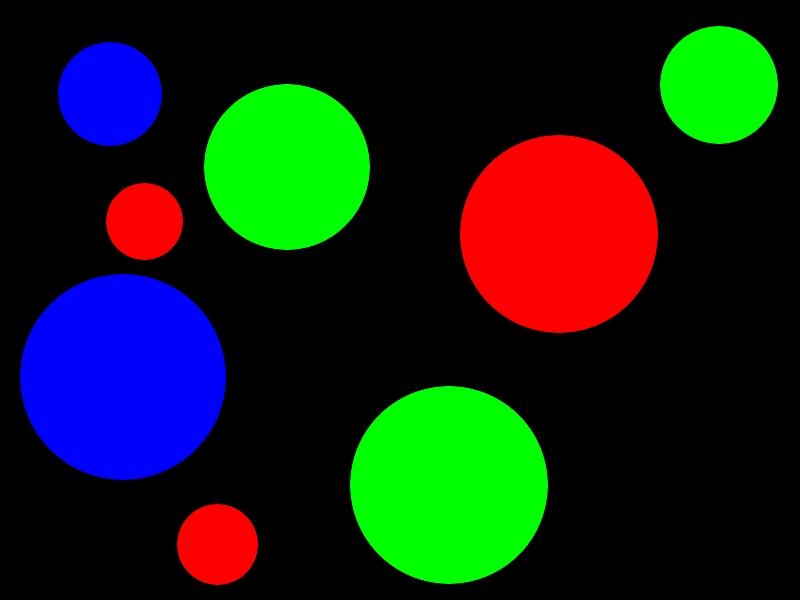
//> input picture aditya/OOPS_assignment/images.jpeg, 800 x 600 px
$ ./main   (built with g++ and OpenCV 4)
//> lines starting //> are read from the running program, lines starting //| are printed output that depends on the picture; after the words box and inside, x2 and y2 are one past the last pixel; in counts of white or black regions, pixels touching at a corner belong together
#include <iostream>
#include <opencv2/highgui/highgui.hpp>
#include <opencv2/core/core.hpp>
#include <opencv2/opencv.hpp>

cv::Mat inputimg()
{
	cv::Mat img;
	img=cv::imread("./images.jpeg",1);
	return img;
}

void showimg(cv::Mat img)
{
	cv::imshow("window",img);
	cv::waitKey(500);
	cv::destroyAllWindows();
}

cv::Mat cvtbinary(cv::Mat img,char color)
{
	int i,j;
	cv::Mat binary(img.rows,img.cols,CV_8UC1,cvScalarAll(0));
	for(i=0;i<img.rows;++i){
		for(j=0;j<img.cols;++j){
			if(img.at<cv::Vec3b>(i,j)[color]>=200)
				binary.at<uchar>(i,j)=255;
		}
	}
	return binary;
}

char if_circle(cv::Mat img,int *x,int *y,char color)
{
	img=cvtbinary(img,color);
	cv::Rect ROI(*x,*y,img.cols-*x,img.rows-*y);
	img=img(ROI);
//	showimg(img);
	std::vector<cv::Vec3f> circles;
	Canny(img,img,100,300,3);
	GaussianBlur( img, img, cv::Size(9, 9), 2, 2 );
	// showimg(img);
	HoughCircles(img,circles,CV_HOUGH_GRADIENT,1,img.rows/10,200,50,0,0);
	if(circles.size()==0)
		return 0;
	else{
		*x=*x+circles[circles.size()-1][0];
		*y=*y+circles[circles.size()-1][1];
		return 1;
	}
}

class player
{
public:
  int score,x,y;
  player()
  {
    score=0;
    x=0;
    y=0;
  }
};

class boardgame
{
public:
  cv::Mat board;
  boardgame()
  {
  	board=inputimg();
  	showimg(board);
  }
  int dice_read()
  {
    int x;
    std::cout<<"Enter number on dice:";
    std::cin>>x;
    return x;
  }
  char score(int x,int *score,int *pose_x,int *pose_y)
  {
    if(!x&1){
      (*score)*=2;
      std::cout<<"Moving to nearest red circle\n";
      if(if_circle(board,pose_x,pose_y,2))
        return 1;
    }
    else if(x==1){
      (*score)+=10;
      std::cout<<"Moving to the nearest blue circle\n";
      if(if_circle(board,pose_x,pose_y,0))
        return 1;
    }
    else{
      (*score)+=x;
      std::cout<<"Moving to nearest green circle\n";
      if(if_circle(board,pose_x,pose_y,1))
        return 1;
    }
    return 0;
  }
};

int main()
{
  	boardgame bg;
//> in inputimg, img is the input picture: 600 rows x 800 cols, CV_8UC3; mean B, G, R 22.4, 33.6, 21.6
  	player p1,p2;
    while(1){
      	std::cout<<"\n\n\tPlayer 1 plays\n";
      	//std::cout<<"Pos. of Player1:"<<p1.x<<p1.y;
      	if(bg.score(bg.dice_read(),&p1.score,&p1.x,&p1.y)){
//> the answer given: 100
//> after the loop in cvtbinary, `for(i=0;i<img.rows;++i)`:
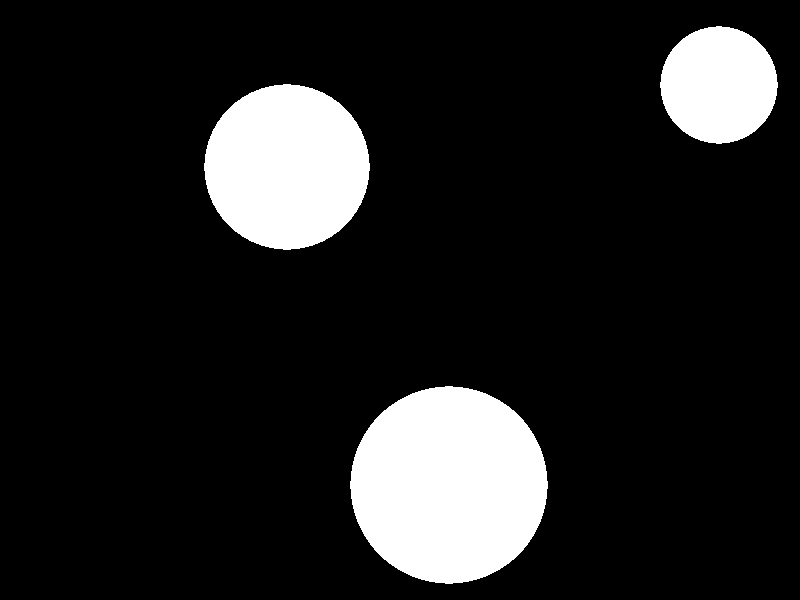
//> binary: 600 rows x 800 cols, CV_8UC1; 13.1% white; 3 white regions, box (x1, y1, x2, y2) and area: (350, 386, 548, 584) 30512, (204, 84, 370, 250) 21408, (660, 26, 778, 144) 10772
//> in if_circle, `cv::Rect ROI(*x,*y,img.cols-*x,img.rows-*y);`: ROI = Rect(0, 0, 800, 600)
//> in if_circle, `GaussianBlur( img, img, cv::Size(9, 9), 2, 2 );`:
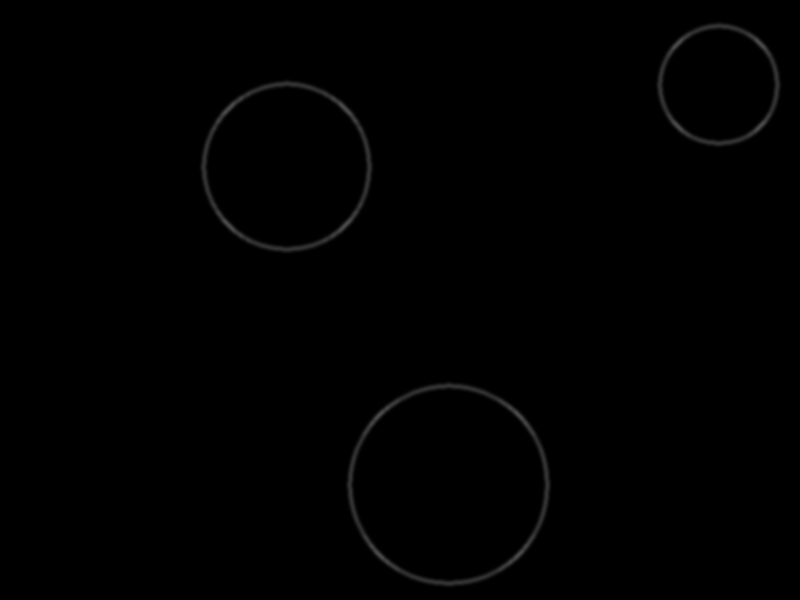
//> img: 600 rows x 800 cols, CV_8UC1; min 0, max 73, mean 0.8
//> in if_circle, `HoughCircles(img,circles,CV_HOUGH_GRADIENT,1,img.rows/10,200,50,0,0);`: circles = 3 circles (x, y, radius): [448.5, 484.5, 95.9], [718.5, 84.5, 56.6], [288.5, 168.5, 82.2]
//> p1.score = 100
         	std::cout<<"Player 1 moves to the next circle\nGame continues\n";
        }
      	else{
        	std::cout<<"Player 1 has no choice of circle to move.\nPlayer 1 wins\n";
          	return 0;
      	}
      	std::cout<<"\n\tPlayer 2 plays\n";
      	//std::cout<<"Pos. of Player2:"<<p2.x<<p2.y;
      	if(bg.score(bg.dice_read(),&p2.score,&p2.x,&p2.y))
        	std::cout<<"Player 2 moves to the next circle\nGame continues\n";
      	else{
        	std::cout<<"Player 2 has no choice of circle to move.\nPlayer 2 wins\n";
          	return 0;
      	}
    }
  	return 0;
}
